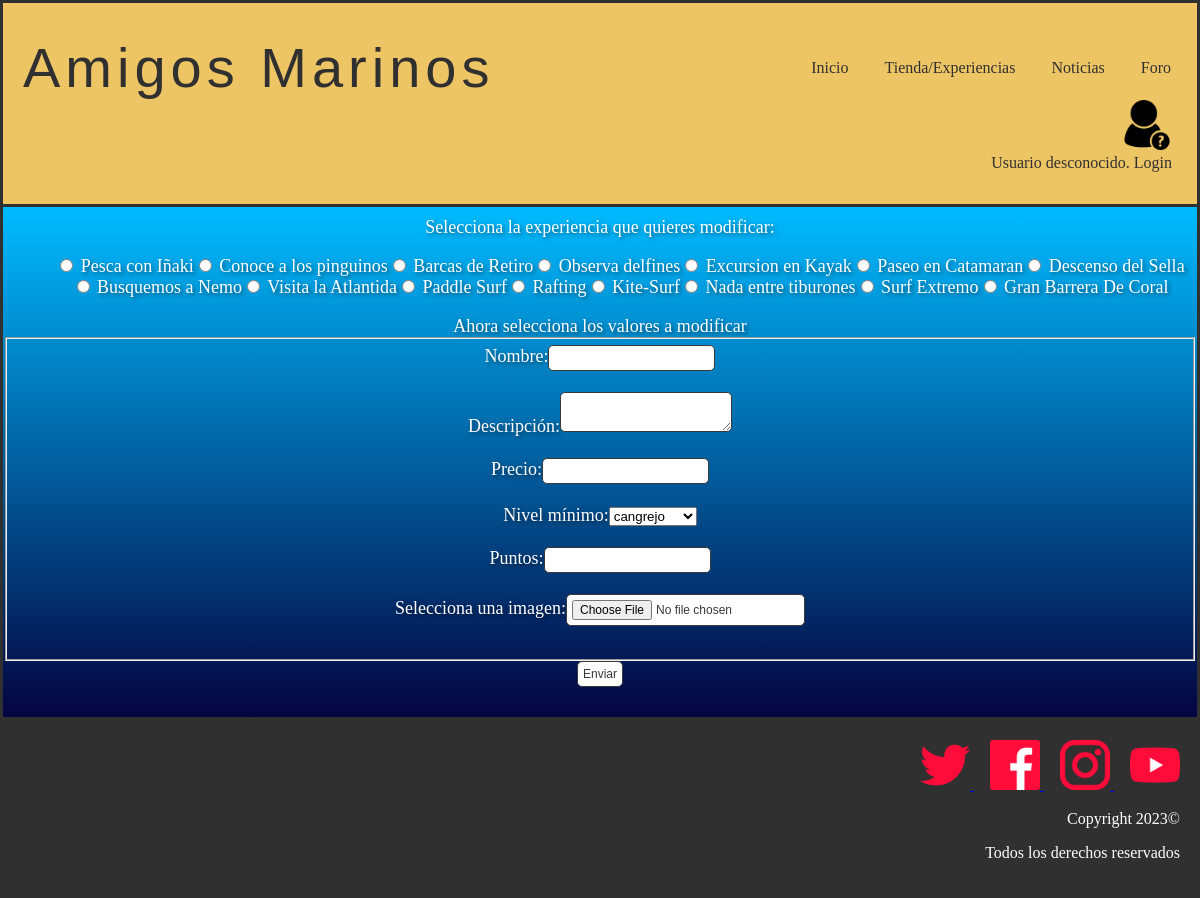
The page /modificarExperiencia.php on the database as committed earlier.
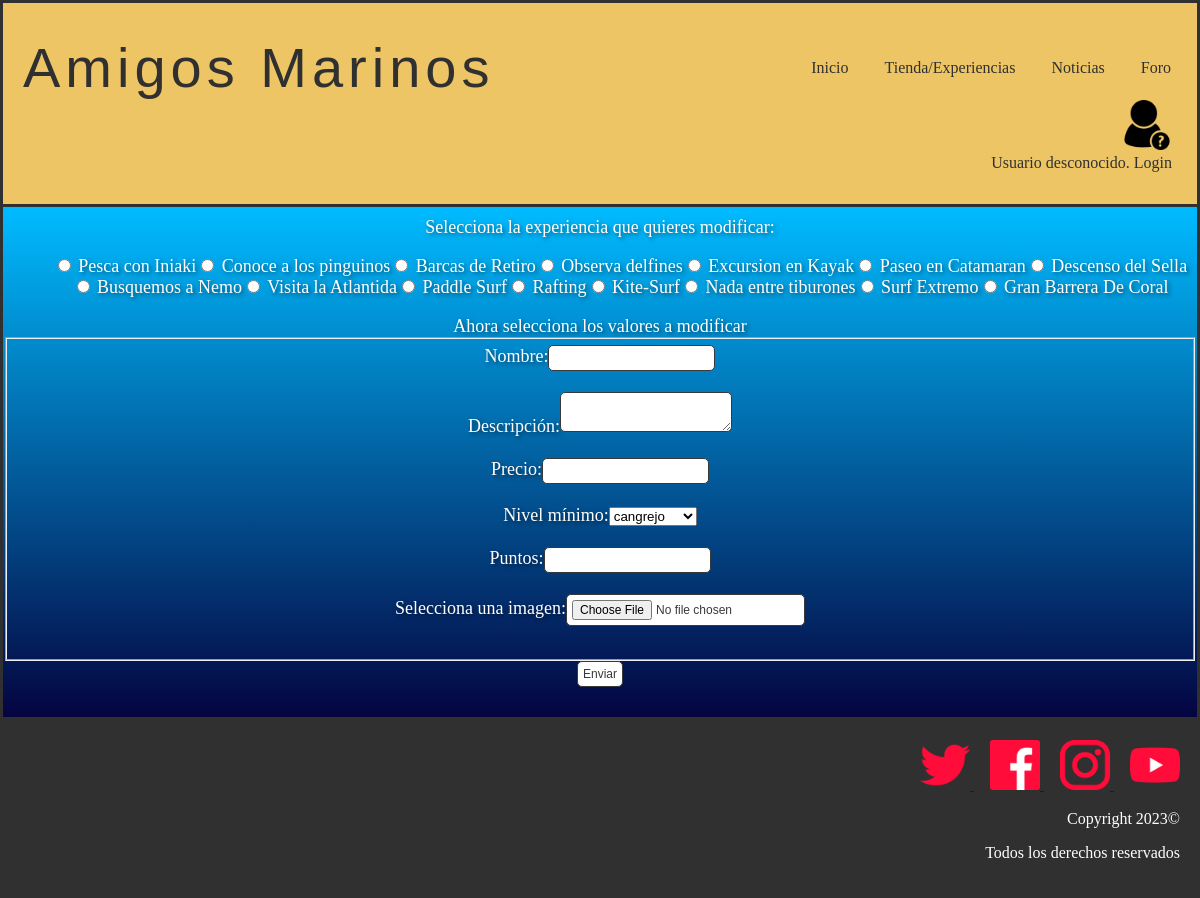
The same page on the database as committed later.
### tables this page shows
CREATE TABLE IF NOT EXISTS `experiencias` (
  `nombre` varchar(25) NOT NULL,
  `id` int(11) NOT NULL AUTO_INCREMENT,
  `descripcion` text NOT NULL,
  `precio` float NOT NULL,
  `nivelminimo` int(11) NOT NULL,
  `puntos` int(11) NOT NULL,
  `imagen` varchar(50) NOT NULL,
  PRIMARY KEY (`id`),
  KEY `nivelminimo` (`nivelminimo`)
);

### includes/Experiencia.php (called while the page is built, shortened)
<?php
class Experiencia {
    private $nombre;
    private $id;
    private $descripcion;
    private $precio;
    private $puntos;
    private $urlImagen;
    private function __construct($id = null , $descripcion, $precio,$nivelminimo, $urlImagen, $nombre,$puntos)
    {
        $this->id = $id;
        $this->descripcion = $descripcion;
        $this->nombre = $nombre;
        $this->precio = $precio;
        $this->urlImagen = $urlImagen;
        $this->puntos=$puntos;
    }
    public static function cargarExperiencias(){
        $experiencias = [];
        $conn=Aplicacion::getInstance()->getConexionBd();
        $query = "SELECT * FROM experiencias ORDER BY nivelminimo";
        $resultado = mysqli_query($conn, $query);
        if(mysqli_num_rows($resultado) > 0){
            $i = 0;
            while($fila = $resultado->fetch_assoc()){
                $experiencias[$i] = new Experiencia($fila["id"], $fila["descripcion"], $fila["precio"], $fila["nivelminimo"], $fila["imagen"], $fila["nombre"],$fila['puntos']);
                $i++;
            }
            return $experiencias;
        }
        else{
            return false;
        }
    }
    public function getId()
    {
        return $this->id;
    }
    public function getNombre()
    {
        return $this->nombre;
    }
    public function getPuntos()
    {
        return $this->puntos;
    }
    public function getDescripcion(){
        return $this->descripcion;
    }
    public function getImagen(){
        return $this->urlImagen;
    }
    public function getPrecio(){
        return $this->precio;
    }
}
?>

### modificarExperiencia.php (the view, shortened to what the changed rows need)
<?php
    require_once __DIR__.'/includes/Experiencia.php';
?>
<!DOCTYPE html>
<html>
    <head>
        <link href= "./css/style.css" rel="stylesheet" type="text/css">
    </head>
    <body>
        <main>
                <div class="container">
                    <div class="exp">
                            <?php
                                $experiencias = Experiencia::cargarExperiencias();
                                if(empty($experiencias)){
                                    echo '<h2>No hay experiencias en la tienda</h2>';
                                }
                                else{
                                    echo '<form action="validarEdicion.php?es=experiencia" method="post"  enctype="multipart/form-data">';
                                    echo '<ul class="modificarExp">';
                                    foreach($experiencias as $e){
                                            $id = $e->getId();
                                    $nombre = $e->getNombre();
                                    $descripcion = $e->getDescripcion();
                                    $precio = $e->getPrecio();
                                    $puntos=$e->getPuntos();
                                    $imagen = $e->getImagen();
                                    echo "<li><input type='radio' name='experiencia' value='". $id ."' data-nombre='". $nombre ."' data-descripcion='". $descripcion ."' data-precio='". $precio ."' data-imagen='". $imagen ."'data-puntos='". $puntos ."'> ". $nombre ."</li>";
                                        }
                        echo '</ul>';
                                    echo '</form>';
                                }
                        ?>
                    </div>
                </div>
        </main>
    </body>
</html>

Rows that differ between the two databases and show on the page:
changed experiencias: nombre "Pesca con Iñaki" → "Pesca con Iniaki"
